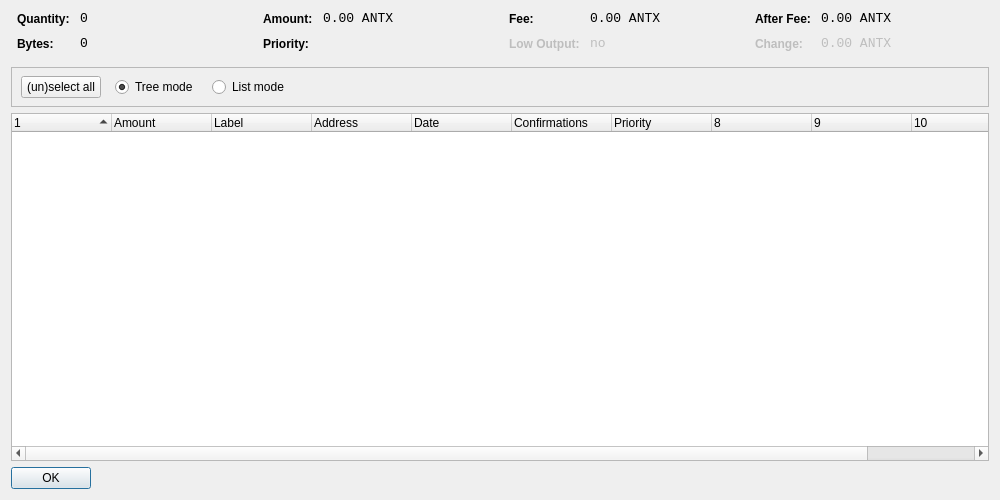
<?xml version="1.0" encoding="UTF-8"?>
<ui version="4.0">
 <class>CoinControlDialog</class>
 <widget class="QDialog" name="CoinControlDialog">
  <property name="geometry">
   <rect>
    <x>0</x>
    <y>0</y>
    <width>1000</width>
    <height>500</height>
   </rect>
  </property>
  <property name="windowTitle">
   <string>Coin Control</string>
  </property>
  <layout class="QVBoxLayout" name="verticalLayout">
   <item>
    <layout class="QHBoxLayout" name="horizontalLayoutTop" stretch="0,0,0,0">
     <property name="topMargin">
      <number>0</number>
     </property>
     <property name="bottomMargin">
      <number>10</number>
     </property>
     <item>
      <layout class="QFormLayout" name="formLayoutCoinControl1">
       <property name="horizontalSpacing">
        <number>10</number>
       </property>
       <property name="verticalSpacing">
        <number>10</number>
       </property>
       <property name="leftMargin">
        <number>6</number>
       </property>
       <property name="rightMargin">
        <number>6</number>
       </property>
       <item row="0" column="0">
        <widget class="QLabel" name="labelCoinControlQuantityText">
         <property name="styleSheet">
          <string notr="true">font-weight:bold;</string>
         </property>
         <property name="text">
          <string>Quantity:</string>
         </property>
        </widget>
       </item>
       <item row="0" column="1">
        <widget class="QLabel" name="labelCoinControlQuantity">
         <property name="font">
          <font>
           <family>Monospace</family>
           <pointsize>10</pointsize>
          </font>
         </property>
         <property name="cursor">
          <cursorShape>IBeamCursor</cursorShape>
         </property>
         <property name="contextMenuPolicy">
          <enum>Qt::ActionsContextMenu</enum>
         </property>
         <property name="text">
          <string notr="true">0</string>
         </property>
         <property name="textInteractionFlags">
          <set>Qt::LinksAccessibleByMouse|Qt::TextSelectableByKeyboard|Qt::TextSelectableByMouse</set>
         </property>
        </widget>
       </item>
       <item row="1" column="0">
        <widget class="QLabel" name="labelCoinControlBytesText">
         <property name="styleSheet">
          <string notr="true">font-weight:bold;</string>
         </property>
         <property name="text">
          <string>Bytes:</string>
         </property>
        </widget>
       </item>
       <item row="1" column="1">
        <widget class="QLabel" name="labelCoinControlBytes">
         <property name="font">
          <font>
           <family>Monospace</family>
           <pointsize>10</pointsize>
          </font>
         </property>
         <property name="cursor">
          <cursorShape>IBeamCursor</cursorShape>
         </property>
         <property name="contextMenuPolicy">
          <enum>Qt::ActionsContextMenu</enum>
         </property>
         <property name="text">
          <string notr="true">0</string>
         </property>
         <property name="textInteractionFlags">
          <set>Qt::LinksAccessibleByMouse|Qt::TextSelectableByKeyboard|Qt::TextSelectableByMouse</set>
         </property>
        </widget>
       </item>
      </layout>
     </item>
     <item>
      <layout class="QFormLayout" name="formLayoutCoinControl2">
       <property name="horizontalSpacing">
        <number>10</number>
       </property>
       <property name="verticalSpacing">
        <number>10</number>
       </property>
       <property name="leftMargin">
        <number>6</number>
       </property>
       <property name="rightMargin">
        <number>6</number>
       </property>
       <item row="0" column="0">
        <widget class="QLabel" name="labelCoinControlAmountText">
         <property name="styleSheet">
          <string notr="true">font-weight:bold;</string>
         </property>
         <property name="text">
          <string>Amount:</string>
         </property>
        </widget>
       </item>
       <item row="0" column="1">
        <widget class="QLabel" name="labelCoinControlAmount">
         <property name="font">
          <font>
           <family>Monospace</family>
           <pointsize>10</pointsize>
          </font>
         </property>
         <property name="cursor">
          <cursorShape>IBeamCursor</cursorShape>
         </property>
         <property name="contextMenuPolicy">
          <enum>Qt::ActionsContextMenu</enum>
         </property>
         <property name="text">
          <string notr="true">0.00 ANTX</string>
         </property>
         <property name="textInteractionFlags">
          <set>Qt::LinksAccessibleByMouse|Qt::TextSelectableByKeyboard|Qt::TextSelectableByMouse</set>
         </property>
        </widget>
       </item>
       <item row="1" column="0">
        <widget class="QLabel" name="labelCoinControlPriorityText">
         <property name="styleSheet">
          <string notr="true">font-weight:bold;</string>
         </property>
         <property name="text">
          <string>Priority:</string>
         </property>
        </widget>
       </item>
       <item row="1" column="1">
        <widget class="QLabel" name="labelCoinControlPriority">
         <property name="font">
          <font>
           <family>Monospace</family>
           <pointsize>10</pointsize>
          </font>
         </property>
         <property name="cursor">
          <cursorShape>IBeamCursor</cursorShape>
         </property>
         <property name="contextMenuPolicy">
          <enum>Qt::ActionsContextMenu</enum>
         </property>
         <property name="text">
          <string/>
         </property>
         <property name="textInteractionFlags">
          <set>Qt::LinksAccessibleByMouse|Qt::TextSelectableByKeyboard|Qt::TextSelectableByMouse</set>
         </property>
        </widget>
       </item>
      </layout>
     </item>
     <item>
      <layout class="QFormLayout" name="formLayoutCoinControl3">
       <property name="horizontalSpacing">
        <number>10</number>
       </property>
       <property name="verticalSpacing">
        <number>10</number>
       </property>
       <property name="leftMargin">
        <number>6</number>
       </property>
       <property name="rightMargin">
        <number>6</number>
       </property>
       <item row="0" column="0">
        <widget class="QLabel" name="labelCoinControlFeeText">
         <property name="styleSheet">
          <string notr="true">font-weight:bold;</string>
         </property>
         <property name="text">
          <string>Fee:</string>
         </property>
        </widget>
       </item>
       <item row="0" column="1">
        <widget class="QLabel" name="labelCoinControlFee">
         <property name="font">
          <font>
           <family>Monospace</family>
           <pointsize>10</pointsize>
          </font>
         </property>
         <property name="cursor">
          <cursorShape>IBeamCursor</cursorShape>
         </property>
         <property name="contextMenuPolicy">
          <enum>Qt::ActionsContextMenu</enum>
         </property>
         <property name="text">
          <string notr="true">0.00 ANTX</string>
         </property>
         <property name="textInteractionFlags">
          <set>Qt::LinksAccessibleByMouse|Qt::TextSelectableByKeyboard|Qt::TextSelectableByMouse</set>
         </property>
        </widget>
       </item>
       <item row="1" column="0">
        <widget class="QLabel" name="labelCoinControlLowOutputText">
         <property name="enabled">
          <bool>false</bool>
         </property>
         <property name="styleSheet">
          <string notr="true">font-weight:bold;</string>
         </property>
         <property name="text">
          <string>Low Output:</string>
         </property>
        </widget>
       </item>
       <item row="1" column="1">
        <widget class="QLabel" name="labelCoinControlLowOutput">
         <property name="enabled">
          <bool>false</bool>
         </property>
         <property name="font">
          <font>
           <family>Monospace</family>
           <pointsize>10</pointsize>
          </font>
         </property>
         <property name="cursor">
          <cursorShape>IBeamCursor</cursorShape>
         </property>
         <property name="contextMenuPolicy">
          <enum>Qt::ActionsContextMenu</enum>
         </property>
         <property name="text">
          <string notr="true">no</string>
         </property>
         <property name="textInteractionFlags">
          <set>Qt::LinksAccessibleByMouse|Qt::TextSelectableByKeyboard|Qt::TextSelectableByMouse</set>
         </property>
        </widget>
       </item>
      </layout>
     </item>
     <item>
      <layout class="QFormLayout" name="formLayoutCoinControl4">
       <property name="horizontalSpacing">
        <number>10</number>
       </property>
       <property name="verticalSpacing">
        <number>10</number>
       </property>
       <property name="leftMargin">
        <number>6</number>
       </property>
       <property name="rightMargin">
        <number>6</number>
       </property>
       <item row="0" column="0">
        <widget class="QLabel" name="labelCoinControlAfterFeeText">
         <property name="styleSheet">
          <string notr="true">font-weight:bold;</string>
         </property>
         <property name="text">
          <string>After Fee:</string>
         </property>
        </widget>
       </item>
       <item row="0" column="1">
        <widget class="QLabel" name="labelCoinControlAfterFee">
         <property name="font">
          <font>
           <family>Monospace</family>
           <pointsize>10</pointsize>
          </font>
         </property>
         <property name="cursor">
          <cursorShape>IBeamCursor</cursorShape>
         </property>
         <property name="contextMenuPolicy">
          <enum>Qt::ActionsContextMenu</enum>
         </property>
         <property name="text">
          <string notr="true">0.00 ANTX</string>
         </property>
         <property name="textInteractionFlags">
          <set>Qt::LinksAccessibleByMouse|Qt::TextSelectableByKeyboard|Qt::TextSelectableByMouse</set>
         </property>
        </widget>
       </item>
       <item row="1" column="0">
        <widget class="QLabel" name="labelCoinControlChangeText">
         <property name="enabled">
          <bool>false</bool>
         </property>
         <property name="styleSheet">
          <string notr="true">font-weight:bold;</string>
         </property>
         <property name="text">
          <string>Change:</string>
         </property>
        </widget>
       </item>
       <item row="1" column="1">
        <widget class="QLabel" name="labelCoinControlChange">
         <property name="enabled">
          <bool>false</bool>
         </property>
         <property name="font">
          <font>
           <family>Monospace</family>
           <pointsize>10</pointsize>
          </font>
         </property>
         <property name="cursor">
          <cursorShape>IBeamCursor</cursorShape>
         </property>
         <property name="contextMenuPolicy">
          <enum>Qt::ActionsContextMenu</enum>
         </property>
         <property name="text">
          <string notr="true">0.00 ANTX</string>
         </property>
         <property name="textInteractionFlags">
          <set>Qt::LinksAccessibleByMouse|Qt::TextSelectableByKeyboard|Qt::TextSelectableByMouse</set>
         </property>
        </widget>
       </item>
      </layout>
     </item>
    </layout>
   </item>
   <item>
    <widget class="QFrame" name="frame">
     <property name="minimumSize">
      <size>
       <width>0</width>
       <height>40</height>
      </size>
     </property>
     <property name="frameShape">
      <enum>QFrame::StyledPanel</enum>
     </property>
     <property name="frameShadow">
      <enum>QFrame::Sunken</enum>
     </property>
     <widget class="QWidget" name="horizontalLayoutWidget">
      <property name="geometry">
       <rect>
        <x>10</x>
        <y>0</y>
        <width>781</width>
        <height>41</height>
       </rect>
      </property>
      <layout class="QHBoxLayout" name="horizontalLayoutPanel" stretch="0,0,0,0,0">
       <property name="spacing">
        <number>14</number>
       </property>
       <item>
        <widget class="QPushButton" name="pushButtonSelectAll">
         <property name="sizePolicy">
          <sizepolicy hsizetype="Maximum" vsizetype="Fixed">
           <horstretch>0</horstretch>
           <verstretch>0</verstretch>
          </sizepolicy>
         </property>
         <property name="text">
          <string>(un)select all</string>
         </property>
        </widget>
       </item>
       <item>
        <widget class="QRadioButton" name="radioTreeMode">
         <property name="sizePolicy">
          <sizepolicy hsizetype="Maximum" vsizetype="Fixed">
           <horstretch>0</horstretch>
           <verstretch>0</verstretch>
          </sizepolicy>
         </property>
         <property name="text">
          <string>Tree mode</string>
         </property>
         <property name="checked">
          <bool>true</bool>
         </property>
        </widget>
       </item>
       <item>
        <widget class="QRadioButton" name="radioListMode">
         <property name="sizePolicy">
          <sizepolicy hsizetype="Maximum" vsizetype="Fixed">
           <horstretch>0</horstretch>
           <verstretch>0</verstretch>
          </sizepolicy>
         </property>
         <property name="text">
          <string>List mode</string>
         </property>
        </widget>
       </item>
       <item>
        <spacer name="horizontalSpacer">
         <property name="orientation">
          <enum>Qt::Horizontal</enum>
         </property>
         <property name="sizeHint" stdset="0">
          <size>
           <width>40</width>
           <height>20</height>
          </size>
         </property>
        </spacer>
       </item>
      </layout>
     </widget>
    </widget>
   </item>
   <item>
    <widget class="CoinControlTreeWidget" name="treeWidget">
     <property name="contextMenuPolicy">
      <enum>Qt::CustomContextMenu</enum>
     </property>
     <property name="sortingEnabled">
      <bool>false</bool>
     </property>
     <property name="columnCount">
      <number>11</number>
     </property>
     <attribute name="headerShowSortIndicator" stdset="0">
      <bool>true</bool>
     </attribute>
     <attribute name="headerStretchLastSection">
      <bool>false</bool>
     </attribute>
     <column>
      <property name="text">
       <string/>
      </property>
     </column>
     <column>
      <property name="text">
       <string>Amount</string>
      </property>
     </column>
     <column>
      <property name="text">
       <string>Label</string>
      </property>
     </column>
     <column>
      <property name="text">
       <string>Address</string>
      </property>
     </column>
     <column>
      <property name="text">
       <string>Date</string>
      </property>
     </column>
     <column>
      <property name="text">
       <string>Confirmations</string>
      </property>
      <property name="toolTip">
       <string>Confirmed</string>
      </property>
     </column>
     <column>
      <property name="text">
       <string>Priority</string>
      </property>
     </column>
     <column>
      <property name="text">
       <string/>
      </property>
     </column>
     <column>
      <property name="text">
       <string/>
      </property>
     </column>
     <column>
      <property name="text">
       <string/>
      </property>
     </column>
     <column>
      <property name="text">
       <string/>
      </property>
     </column>
    </widget>
   </item>
   <item>
    <widget class="QDialogButtonBox" name="buttonBox">
     <property name="sizePolicy">
      <sizepolicy hsizetype="Maximum" vsizetype="Fixed">
       <horstretch>0</horstretch>
       <verstretch>0</verstretch>
      </sizepolicy>
     </property>
     <property name="orientation">
      <enum>Qt::Horizontal</enum>
     </property>
     <property name="standardButtons">
      <set>QDialogButtonBox::Ok</set>
     </property>
    </widget>
   </item>
  </layout>
 </widget>
 <customwidgets>
  <customwidget>
   <class>CoinControlTreeWidget</class>
   <extends>QTreeWidget</extends>
   <header>coincontroltreewidget.h</header>
  </customwidget>
 </customwidgets>
 <resources/>
 <connections/>
</ui>
